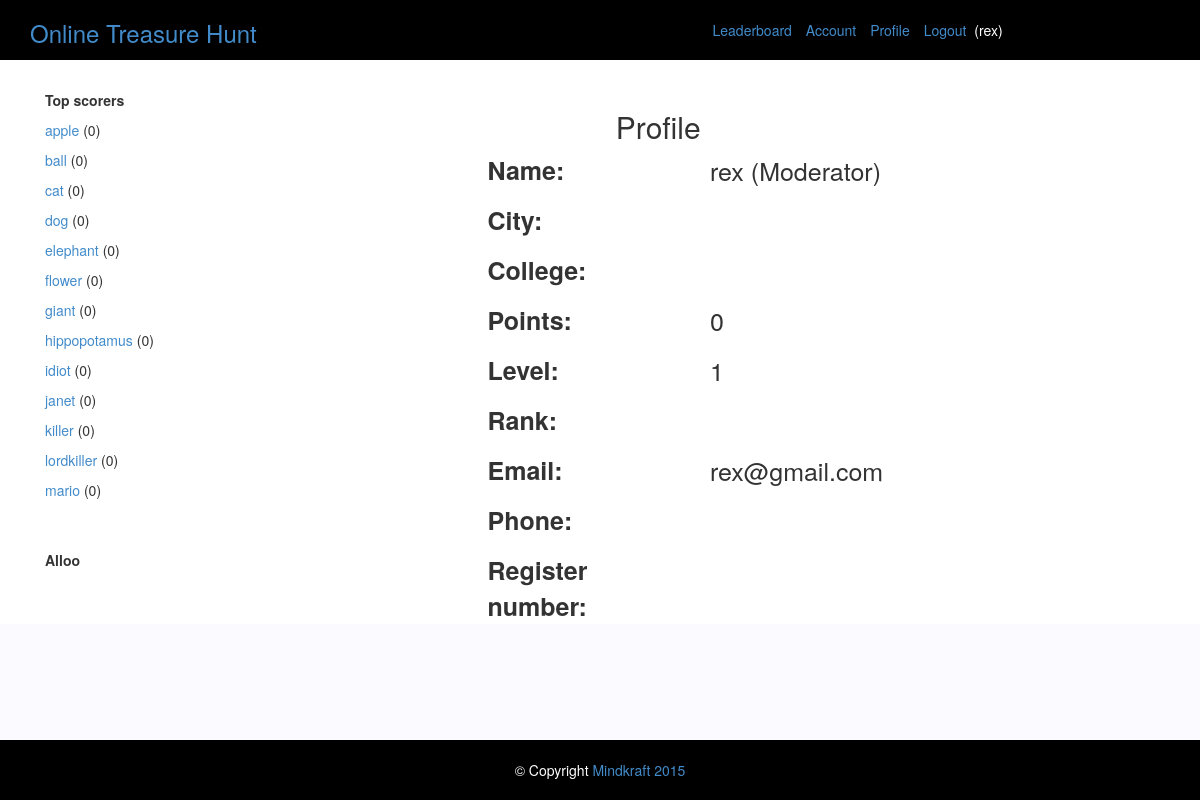
Screenshot of /profile/1 (signed in) with the database file from the repository.
### models.py (models this page shows, shortened)
class BaseModel(Model):
    created_at = DateTimeField(default=datetime.now)
    class Meta(object):
        database = db

class User(BaseModel):
    name = CharField()
    email = CharField()
    password = CharField()
    token = CharField()
    user_type = CharField() # participant, admin
    college = CharField()
    city = CharField()
    register_no = CharField()
    phone = CharField()

### main.py (the view)
@app.route('/profile/<int:id>', methods=['GET', 'POST'])
@login_required
def profile(id):
    user = User.get(id=id)
    try:
        max_post = (Post.select()
            .where(Post.problem_type != 'bonus')
            .join(Submission)
            .where(Submission.id_user_posted_by == int(user.id))
            .where(Submission.status == 'accepted')
            .order_by(Post.level.desc())
            .get()
        )
        level = max_post.level + 1
    except DoesNotExist:
        level = 1
    user.level = level
    for u in get_all_users():
        if u['id'] == user.id:
            user.rank = u['rank']
            break
    points = 0
    try:
        posts = (
            Post.select(Post.points)
            .join(Submission)
            .where(Submission.id_user_posted_by==int(user.id))
            .where(Submission.status=='accepted')
        )
        for post in posts:
            points += post.points
    except DoesNotExist:
        pass
    user.level = level
    user.points = points
    return render_template('profile.html', user=user, top_users=get_all_users())

### main.py (called while the page is built)
@login_manager.user_loader
def load_user(userid):
    return User.get(id=int(userid))

@app.before_request
def before_request():
    print 'before connect'
    db.connect()
    print 'after connect'

@app.teardown_request
def teardown_request(exception):
    db.close()

### templates/profile.html
{% extends "base.html" %}
{% block maincontent %}
<div class="row">
   <h2 class="col-md-offset-5">Profile</h2>
   <div class="profile col-md-6 col-md-offset-3">
    <div class="profile-detail">
        <div class="title col-md-6">Name:</div>
        <div class="value col-md-6">{{user.name}}{% if user.user_type == 'mod' %}
        (Moderator)
    {% endif %}</div>
    </div>
    <div class="profile-detail">
        <div class="title col-md-6">City:</div>
        <div class="value col-md-6">{{user.city}}</div>
    </div>
    <div class="profile-detail">
        <div class="title col-md-6">College:</div>
        <div class="value col-md-6">{{user.college}}</div>
    </div>
    <div class="profile-detail">
        <div class="title col-md-6">Points:</div>
        <div class="value col-md-6">{{user.points}}</div>
    </div>
    <div class="profile-detail">
        <div class="title col-md-6">Level:</div>
        <div class="value col-md-6">{{user.level}}</div>
    </div>
    <div class="profile-detail">
        <div class="title col-md-6">Rank:</div>
        <div class="value col-md-6">{{user.rank}}</div>
    </div>
    {% if current_user.user_type == 'mod' %}
        <div class="profile-detail">
            <div class="title col-md-6">Email:</div>
            <div class="value col-md-6">{{user.email}}</div>
        </div>
        <div class="profile-detail">
            <div class="title col-md-6">Phone:</div>
            <div class="value col-md-6">{{user.phone}}</div>
        </div>
        <div class="profile-detail">
            <div class="title col-md-6">Register number:</div>
            <div class="value col-md-6">{{user.register_no}}</div>
        </div>
    {% endif %}
</div>
</div>
{% endblock %}

### templates/base.html (shortened to what this page needs)
<!doctype html>
<html class="no-js" lang="en">
<head>
    <link rel="stylesheet" href="/static/css/styles.css">
    <link rel="stylesheet" href="/static/css/bootstrap.min.css">
	<link rel="stylesheet" href="/static/css/jquery.dynatable.css">
</head>
<body>
    <div class="container-fluid">
        <header class="row">
            <div class="col-md-12">
              <div class="col-md-4"><h3><a class="logo" href="/">Online Treasure Hunt</a></h3></div>
                <ul class="menu col-md-offset-3 col-md-5">
                  {% if current_user.name %}
                  <a href="/leaderboard?sorts[rank]=1"><li>Leaderboard</li></a>
                    <a href="{{url_for('account')}}"><li>Account</li></a>
                    <a href="{{url_for('profile', id=current_user.id)}}"><li>Profile</li></a>
                    <li><a href="{{url_for('logout')}}">Logout</a> &nbsp({{current_user.name}})</li>
                  {% else %}
                  <a href="/leaderboard?sorts[rank]=1"><li>Leaderboard</li></a>
                    <a href="{{url_for('login')}}"><li>Login</li></a>
                    <a href="{{url_for('register')}}"><li>Register</li></a>
                  {% endif %}
                </ul>
            </div>
        </header>
    {% set messages = get_flashed_messages(with_categories=true) %}
        <div class="content col-md-12">
            <aside class="col-md-2">
                <div class="side-1">
                    <ul class="side-menu">
                        <li class="menu-title">Top scorers</li>
                        {% set i = 0 %}
                          {% if top_users %}
                            {% for user in top_users | sort(attribute='rank') %}
                              {% if i < 10 %}
                              <li><a href="{{url_for('profile', id=user.id)}}">{{user.profile_link}}</a> ({{user.points}})</li>
                                {% set i = i + 1 %}
                              {% endif %}
                            {% endfor %}
                          {% endif %}
                    </ul>
                </div>
                <div class="side-2">
                    <ul class="side-menu">
                      {% if current_user.user_type == 'mod' %}
                        <li class="menu-title">Alloo</li>
                      {% endif %}
                    </ul>
                </div>
            </aside>
            <div class="main-content col-md-10">
              {% block maincontent %}{% endblock %}
            </div>
        </div>
    </div>
	<footer>
		<p>&copy; Copyright <a href="http://www.mindkraft.org">Mindkraft 2015</a></p>
	</footer>
</body>
</html>

### static/css/styles.css (style rules this page uses)
article, aside, details, figcaption, figure, footer, header, hgroup, nav, section, summary { display: block; }
html { font-size: 100%; background: #fafaff; color: black; -webkit-text-size-adjust: 100%; -ms-text-size-adjust: 100%; }
html, button, input, select, textarea { font-family: sans-serif; }
body { margin: 0; }
a { background: transparent; }
h2 { font-size: 1.5em; margin: 0.83em 0; }
h3 { font-size: 1.17em; margin: 1em 0; }
p, pre { margin: 1em 0; }
dl, menu, ol, ul { margin: 1em 0; }
menu, ol, ul { padding: 0 0 0 40px; }
body { margin: auto; }
header { background: black; color: white; height: 60px; }
header .logo { text-decoration: none !important; }
header .menu { height: 60px; margin-top: 20px; }
header .menu li { list-style: none; display: inline-block; padding-right: 10px; }
footer { background: black; color: white; height: 60px; position: fixed; bottom: 0; width: 100%; }
footer p { text-align: center; margin-top: 20px; }
.side-menu { padding-left: 0; margin-bottom: 40px; }
.side-menu .menu-title { font-weight: bold; font-size: 14px; }
.side-menu li { list-style: none; padding-bottom: 10px; }
.profile { font-size: 25px; }
.profile .profile-detail { width: auto; height: 50px; padding-bottom: 20px; }
.profile .title { font-weight: bold; float: left; }
.profile .value { float: right; }

### rows the page displays
User: name "rex", email "rex@gmail.com"
User: profile_link "apple", points "0"
User: profile_link "ball", points "0"
User: profile_link "cat", points "0"
User: profile_link "dog", points "0"
User: profile_link "elephant", points "0"
User: profile_link "flower", points "0"
User: profile_link "giant", points "0"
User: profile_link "hippopotamus", points "0"
User: profile_link "idiot", points "0"
User: profile_link "janet", points "0"
User: profile_link "killer", points "0"
User: profile_link "lordkiller", points "0"
User: profile_link "mario", points "0"

### other values shown
{{ user.points }} "0"
{{ user.level }} "1"
